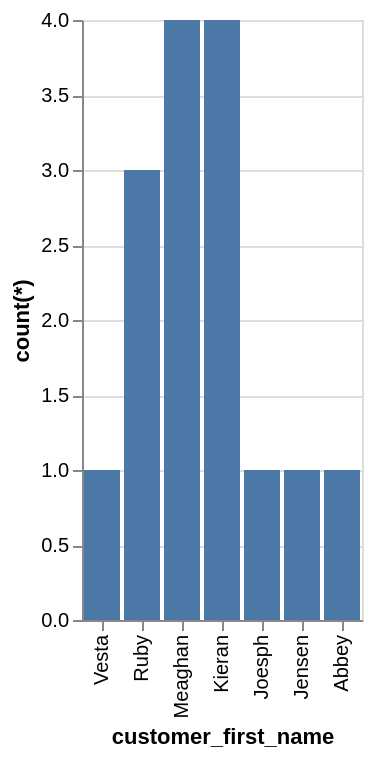

The specification (Vega-Lite) saved for this image:
### Vega-Lite specification from a JSON file in a GitHub repository (floating-point values rounded to 4 significant figures)
{"data": {"values": [{"x_data": "Vesta", "y_data": 1}, {"x_data": "Ruby", "y_data": 3}, {"x_data": "Meaghan", "y_data": 4}, {"x_data": "Kieran", "y_data": 4}, {"x_data": "Joesph", "y_data": 1}, {"x_data": "Jensen", "y_data": 1}, {"x_data": "Abbey", "y_data": 1}]}, "mark": "bar", "encoding": {"x": {"field": "x_data", "type": "nominal", "title": "customer_first_name", "sort": "descending"}, "y": {"field": "y_data", "type": "quantitative", "title": "count(*)"}}}
